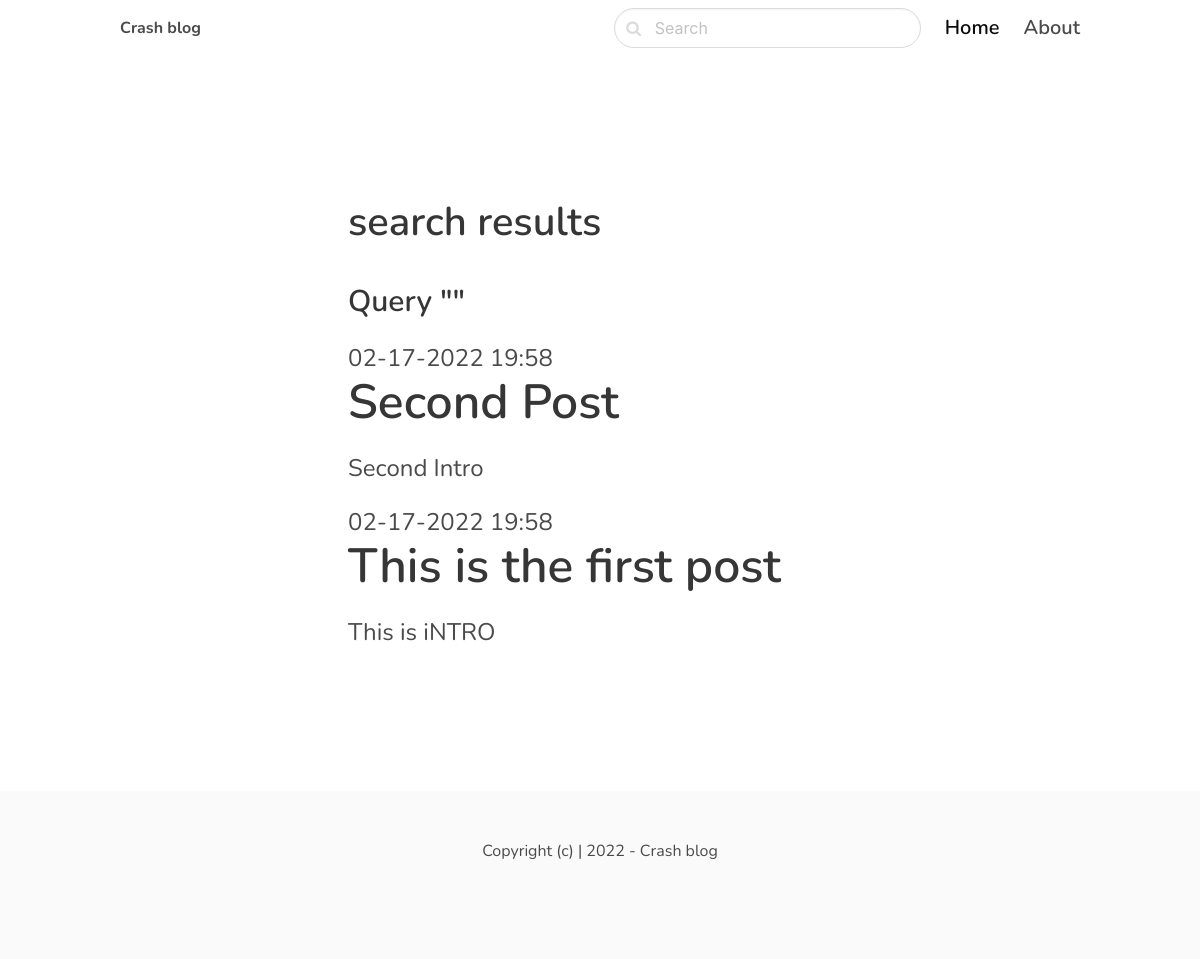
The app's page /search/ with its own data.
### blog/models.py (models this page shows, shortened)
class Post(models.Model):
    ACTIVE = 'active'
    DRAFT = 'draft'
    CHOICES_STATUS = (
        (ACTIVE, 'Active'),
        (DRAFT, 'Draft')
    )
    category = models.ForeignKey(Category, related_name='posts', on_delete=models.CASCADE)
    title = models.CharField(max_length=255)
    slug = models.SlugField()
    intro = models.TextField()
    body = models.TextField()
    created_at = models.DateTimeField(auto_now_add=True)
    status = models.CharField(max_length=10, choices=CHOICES_STATUS, default=ACTIVE)
    image = models.ImageField(upload_to='uploads/', blank=True, null=True)
    class Meta:
        ordering = ('-created_at',)

### blog/views.py (the view)
# urls.py: path('search/', views.search, name='search'),
def search(request):
    query = request.GET.get('query', '')
    posts = Post.objects.filter(status=Post.ACTIVE).filter(Q(title__icontains=query) | Q(intro__icontains=query) | Q(body__icontains=query))
    return render(request, 'blog/search.html', {'posts': posts, 'query': query})

### blog/templates/blog/search.html (shortened to what this page needs)
{% extends 'core/base.html' %}
{% block content  %}
<section class="hero ">
    <div class="hero-body">
      <div class="container">
        <section class="section">
            <div class="columns">
              <div class="column is-8 is-offset-2">
                <div class="content is-medium">
                    <h1> search results</h1>
                    <h3>Query "{{ query }}"</h3>
                    </div>
                  {% for post in posts %}
                <div class="content is-medium">
                    <a href="{% url 'post_detail' post.category.slug post.slug %}"
                  <h2 class="subtitle is-4">{{ post.created_at|date:'m-d-Y H:i' }}</h2>
                  <h1 class="title">{{ post.title }}</h1>
                  <p>{{ post.intro }}</p>
                </a>
                </div>
                {% empty %}
                    </div class="content">
                    No results for the given Query
                    </div>
                {% endfor %}
              </div>
            </div>
        </section>
      </div>
    </div>
</section>
{% endblock %}

### core/templates/core/base.html (style rules this page uses)
body { font-family: 'Nunito', sans-serif; }

### records on screen
Post: created_at "02-17-2022 19:58", title "Second Post", intro "Second Intro"
Post: created_at "02-17-2022 19:58", title "This is the first post", intro "This is iNTRO"
